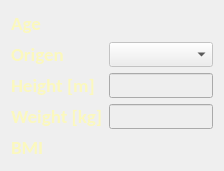
     <widget class="QWidget" name="layoutWidget">
      <property name="geometry">
       <rect>
        <x>30</x>
        <y>110</y>
        <width>224</width>
        <height>166</height>
       </rect>
      </property>
      <layout class="QFormLayout" name="First_details_Layout">
       <item row="0" column="0">
        <widget class="QLabel" name="L_age">
         <property name="font">
          <font>
           <family>Calibri</family>
           <pointsize>14</pointsize>
           <weight>75</weight>
           <italic>false</italic>
           <bold>true</bold>
          </font>
         </property>
         <property name="text">
          <string>&lt;html&gt;&lt;head/&gt;&lt;body&gt;&lt;p&gt;&lt;span style=&quot; color:#fbf8be;&quot;&gt;Age&lt;/span&gt;&lt;/p&gt;&lt;/body&gt;&lt;/html&gt;</string>
         </property>
        </widget>
       </item>
       <item row="0" column="1">
        <widget class="QLabel" name="age_lable_edit">
         <property name="font">
          <font>
           <family>Calibri</family>
           <pointsize>13</pointsize>
           <weight>50</weight>
           <italic>false</italic>
           <bold>false</bold>
          </font>
         </property>
         <property name="styleSheet">
          <string notr="true">color: rgb(251, 248, 190);</string>
         </property>
         <property name="text">
          <string/>
         </property>
        </widget>
       </item>
       <item row="1" column="0">
        <widget class="QLabel" name="L_Origen">
         <property name="font">
          <font>
           <family>Calibri</family>
           <pointsize>14</pointsize>
           <weight>75</weight>
           <italic>false</italic>
           <bold>true</bold>
          </font>
         </property>
         <property name="text">
          <string>&lt;html&gt;&lt;head/&gt;&lt;body&gt;&lt;p&gt;&lt;span style=&quot; color:#fbf8be;&quot;&gt;Origen&lt;/span&gt;&lt;/p&gt;&lt;/body&gt;&lt;/html&gt;</string>
         </property>
        </widget>
       </item>
       <item row="1" column="1">
        <widget class="QComboBox" name="Origen_CB">
         <property name="enabled">
          <bool>false</bool>
         </property>
         <property name="font">
          <font>
           <family>Calibri</family>
           <pointsize>10</pointsize>
           <weight>50</weight>
           <italic>false</italic>
           <bold>false</bold>
          </font>
         </property>
         <property name="styleSheet">
          <string notr="true">background-color: rgb(238, 238, 238);
color: rgb(0, 0, 0);</string>
         </property>
        </widget>
       </item>
       <item row="2" column="0">
        <widget class="QLabel" name="L_height">
         <property name="font">
          <font>
           <family>Calibri</family>
           <pointsize>14</pointsize>
           <weight>75</weight>
           <italic>false</italic>
           <bold>true</bold>
          </font>
         </property>
         <property name="text">
          <string>&lt;html&gt;&lt;head/&gt;&lt;body&gt;&lt;p&gt;&lt;span style=&quot; color:#fbf8be;&quot;&gt;Height [m]&lt;/span&gt;&lt;/p&gt;&lt;/body&gt;&lt;/html&gt;</string>
         </property>
        </widget>
       </item>
       <item row="2" column="1">
        <widget class="QLineEdit" name="height_edit">
         <property name="font">
          <font>
           <family>Calibri</family>
           <pointsize>10</pointsize>
           <weight>50</weight>
           <italic>false</italic>
           <bold>false</bold>
          </font>
         </property>
         <property name="styleSheet">
          <string notr="true">QLineEdit{
	background-color: rgb(238, 238, 238);
color: rgb(0, 0, 0);
}</string>
         </property>
         <property name="readOnly">
          <bool>true</bool>
         </property>
        </widget>
       </item>
       <item row="3" column="0">
        <widget class="QLabel" name="L_weight">
         <property name="font">
          <font>
           <family>Calibri</family>
           <pointsize>14</pointsize>
           <weight>75</weight>
           <italic>false</italic>
           <bold>true</bold>
          </font>
         </property>
         <property name="text">
          <string>&lt;html&gt;&lt;head/&gt;&lt;body&gt;&lt;p&gt;&lt;span style=&quot; color:#fbf8be;&quot;&gt;Weight [kg]&lt;/span&gt;&lt;/p&gt;&lt;/body&gt;&lt;/html&gt;</string>
         </property>
        </widget>
       </item>
       <item row="3" column="1">
        <widget class="QLineEdit" name="weight_edit">
         <property name="font">
          <font>
           <family>Calibri</family>
           <pointsize>10</pointsize>
           <weight>50</weight>
           <italic>false</italic>
           <bold>false</bold>
          </font>
         </property>
         <property name="styleSheet">
          <string notr="true">QLineEdit{
	background-color: rgb(238, 238, 238);
color: rgb(0, 0, 0);
}</string>
         </property>
         <property name="readOnly">
          <bool>true</bool>
         </property>
        </widget>
       </item>
       <item row="4" column="0">
        <widget class="QLabel" name="L_BMI">
         <property name="font">
          <font>
           <family>Calibri</family>
           <pointsize>14</pointsize>
           <weight>75</weight>
           <italic>false</italic>
           <bold>true</bold>
          </font>
         </property>
         <property name="text">
          <string>&lt;html&gt;&lt;head/&gt;&lt;body&gt;&lt;p&gt;&lt;span style=&quot; color:#fbf8be;&quot;&gt;BMI&lt;/span&gt;&lt;/p&gt;&lt;/body&gt;&lt;/html&gt;</string>
         </property>
        </widget>
       </item>
       <item row="4" column="1">
        <widget class="QLabel" name="bmi_lable_edit">
         <property name="font">
          <font>
           <family>Calibri</family>
           <pointsize>10</pointsize>
           <weight>50</weight>
           <italic>false</italic>
           <bold>false</bold>
          </font>
         </property>
         <property name="styleSheet">
          <string notr="true">color: rgb(251, 248, 190);</string>
         </property>
         <property name="text">
          <string/>
         </property>
        </widget>
       </item>
      </layout>
     </widget>
